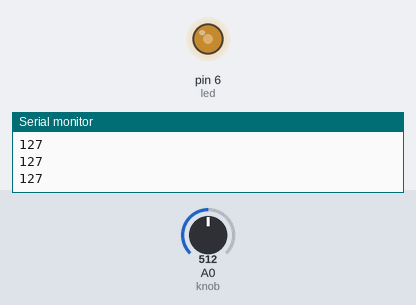
Recording of a sketch running on a simulated Arduino Uno, built with avr-gcc and run on an emulated ATmega328P. Parts: output pins drawn as LEDs (lit = HIGH), the last lines printed to the serial monitor. The test bench sets the inputs (shaded band); at power-on: A0 (knob) = 512.

Above: at 1.2 s.
1.3 s: A0 (knob) set to 716
At 2.2 s:
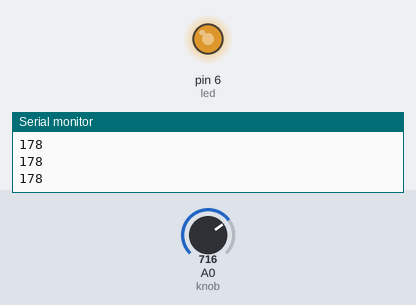
2.8 s: A0 (knob) set to 900
At 3.4 s:
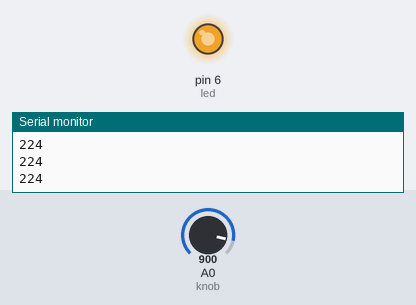
4.3 s: A0 (knob) set to 122
At 5.5 s:
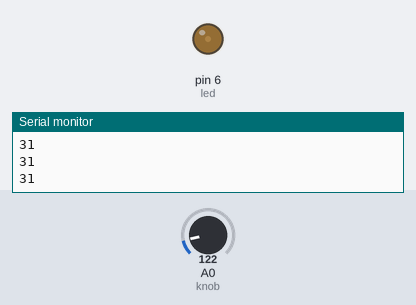
5.8 s: A0 (knob) set to 511
At 6.9 s:
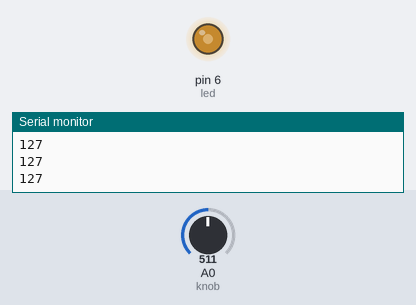
Timing chart, 0 to 8.3 s (numbered marks = the images above; inputs shaded):
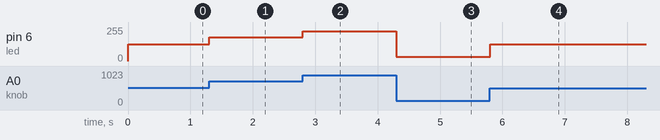

Measured:
- after the input at 1.3 s, pin 6 (led): 127/255 → 178/255 at once
- after the input at 2.8 s, pin 6 (led): 178/255 → 224/255 at once
- after the input at 4.3 s, pin 6 (led): 224/255 → 31/255 at once
- after the input at 5.8 s, pin 6 (led): 31/255 → 127/255 at once

The sketch:

Pentiometer_day_3.ino
```cpp
#define led 6
#define knob 0
void setup()
{
pinMode (led, OUTPUT);
Serial.begin(9600);
}
void loop()
{
  int val = analogRead (knob);
  val = map(val, 1, 1024, 1, 255);
  analogWrite(led, val);

  Serial.println(val);
}
```
